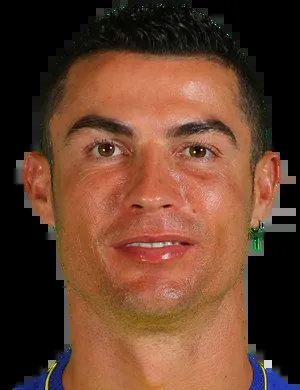
#> input picture SportsPersonClassifier/test_images/ronaldo1.jpg, 300 x 390 px
$ jupyter execute sports_person_classifier_model.ipynb   (shell and % lines are left out)
#> lines starting #> are read from the running program, lines starting #| are printed output that depends on the picture; after the words box and inside, x2 and y2 are one past the last pixel; in counts of white or black regions, pixels touching at a corner belong together
[cell 1]
import numpy as np
import cv2 # pip install opencv-python -  for detecting face features
from matplotlib import pyplot as plt

[cell 2]
img = cv2.imread('./test_images/ronaldo1.jpg')
#> img is the input picture: shape (390, 300, 3); mean B, G, R 45.3, 64.4, 101.7
img.shape
#> Out = (390, 300, 3)

[cell 3]
plt.imshow(img)

[cell 4]
gray = cv2.cvtColor(img, cv2.COLOR_BGR2GRAY)
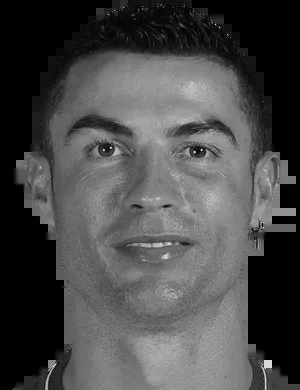
#> gray: shape (390, 300); min 0, max 248, mean 73.3
gray.shape
#> Out = (390, 300)

[cell 5]
gray

[cell 6]
plt.imshow(gray, cmap = 'gray')

[cell 7]
face_cascade = cv2.CascadeClassifier('C:/Users/Public/lmaaya/Projects/SportsPersonClassifier/model/opencv/haarcascades/haarcascade_frontalface_default.xml')
eye_cascade = cv2.CascadeClassifier('C:/Users/Public/lmaaya/Projects/SportsPersonClassifier/model/opencv/haarcascades/haarcascade_eye.xml')

faces = face_cascade.detectMultiScale(gray, 1.3, 5)
#> faces = [[26, 57, 245, 245]]
faces
#> Out = [[26, 57, 245, 245]]

[cell 8]
(x, y, w, h) = faces[0]
#> x = 26; y = 57; w = 245; h = 245
x, y, w, h
#> Out = (26, 57, 245, 245)

[cell 9]
face_img = cv2.rectangle(img, (x, y), (x+w, y+h), (255, 0, 0), 2)
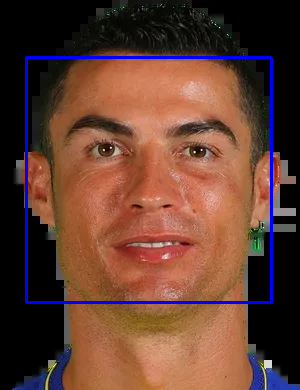
#> face_img: shape (390, 300, 3); mean B, G, R 50.9, 63.2, 99.9
plt.imshow(face_img)

[cell 10]
cv2.destroyAllWindows()
for (x, y, w, h) in faces:
    face_img = cv2.rectangle(img, (x, y), (x+w, y+h), (255, 0, 0), 2)
    roi_gray = gray[y:y+h, x:x+w]
    roi_color = face_img[y:y+h, x:x+w]
    eyes = eye_cascade.detectMultiScale(roi_gray)
    for (ex, ey, ew, eh) in eyes:
        cv2.rectangle(roi_color, (ex, ey), (ex+ew, ey+eh), (0, 255, 0), 2)
#> this loop made 1 pass
#> (x, y, w, h, eyes) on pass 1: (26, 57, 245, 245, [[53, 67, 51, 51], [147, 71, 46, 46]])
#> pass 1, `roi_gray = gray[y:y+h, x:x+w]`:
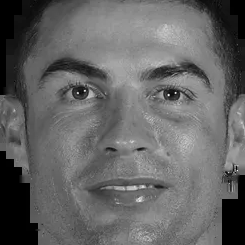
#> roi_gray: shape (245, 245); min 0, max 248, mean 100.4
#> pass 1, `roi_color = face_img[y:y+h, x:x+w]`:
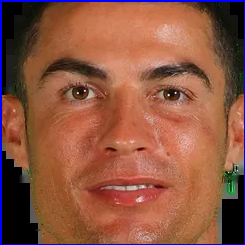
#> roi_color: shape (245, 245, 3); mean B, G, R 65.7, 85.7, 141
#> after the loop:
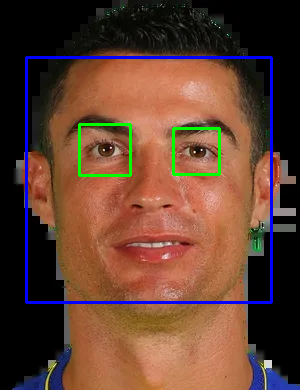
#> img: shape (390, 300, 3); 0.99% of pixels changed, all inside (x1, y1, x2, y2) = (78, 123, 221, 177)
#> after the loop:
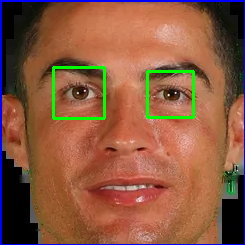
#> roi_color: shape (245, 245, 3); 1.93% of pixels changed, all inside (x1, y1, x2, y2) = (52, 66, 195, 120)

plt.figure()
plt.imshow(face_img, cmap='gray')
plt.show()

[cell 11]
plt.imshow(roi_color, cmap='gray')

# Function to return cropped images

[cell 12]
def get_cropped_image_if_2_eyes(image_path):
#> called with image_path = './test_images/ronaldo1.jpg'
    img = cv2.imread(image_path)
    if img is not None:
        gray = cv2.cvtColor(img, cv2.COLOR_BGR2GRAY)
        faces = face_cascade.detectMultiScale(gray, 1.3, 5)
#> faces = [[26, 57, 245, 245]]
        for (x, y, w, h) in faces:
            roi_gray = gray[y:y+h, x:x+w]
            roi_color = face_img[y:y+h, x:x+w]
            eyes = eye_cascade.detectMultiScale(roi_gray)
            if len(eyes) >= 2:
                return roi_color

[cell 13]
cropped_image = get_cropped_image_if_2_eyes('./test_images/ronaldo1.jpg')
plt.imshow(cropped_image)

[cell 14]
orig_image2 = cv2.imread('./test_images/ronaldo2.jpg')
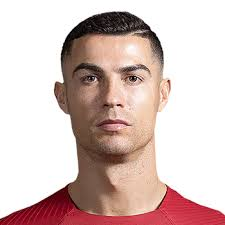
#> input picture SportsPersonClassifier/test_images/ronaldo2.jpg, 225 x 225 px
#> orig_image2 is the input picture: shape (225, 225, 3); mean B, G, R 188.3, 192.7, 214.7
plt.imshow(orig_image2)

[cell 15]
cropped_image2 = get_cropped_image_if_2_eyes('./test_images/ronaldo2.jpg')
#> call 2 of get_cropped_image_if_2_eyes, with image_path = './test_images/ronaldo2.jpg'
#> in get_cropped_image_if_2_eyes (call 2), `gray = cv2.cvtColor(img, cv2.COLOR_BGR2GRAY)`:
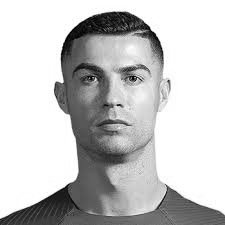
#> gray: shape (225, 225); min 0, max 255, mean 198.8
#> in get_cropped_image_if_2_eyes (call 2), `faces = face_cascade.detectMultiScale(gray, 1.3, 5)`: faces = [[61, 38, 103, 103]]
#> the loop in get_cropped_image_if_2_eyes, `for (x, y, w, h) in faces:` made 1 pass
#> (x, y, w, h, eyes) on pass 1: (61, 38, 103, 103, [[58, 29, 25, 25], [15, 27, 27, 27], [45, 14, 46, 46]])
#> pass 1, in get_cropped_image_if_2_eyes (call 2), `roi_gray = gray[y:y+h, x:x+w]`:
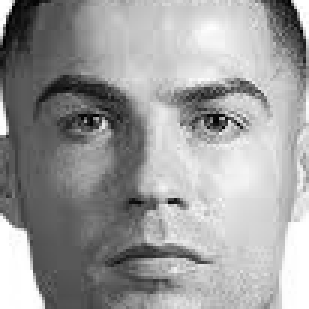
#> roi_gray: shape (103, 103) (shown 3 times larger); min 0, max 255, mean 156.6
#> pass 1, in get_cropped_image_if_2_eyes (call 2), `roi_color = face_img[y:y+h, x:x+w]`:
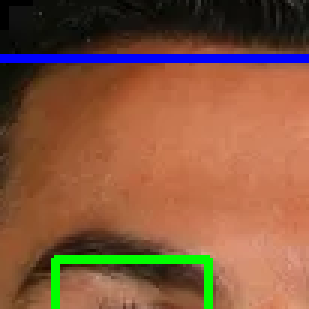
#> roi_color: shape (103, 103, 3) (shown 3 times larger); mean B, G, R 62.2, 87.4, 133.3
plt.imshow(cropped_image2)

[cell 16]
path_to_data = 'C:/Users/Public/lmaaya/data/SportsPersonClassifier/'
path_to_cr_data = 'C:/Users/Public/lmaaya/data/SportsPersonClassifier/cropped/'

[cell 17]
import os
img_dirs = []
for entry in os.scandir(path_to_data):
    if entry.is_dir():
        img_dirs.append(entry.path)

[cell 18]
img_dirs

[cell 19]
import shutil
if os.path.exists(path_to_cr_data):
    shutil.rmtree(path_to_cr_data)
os.mkdir(path_to_cr_data)

[cell 20]
cropped_image_dirs = []
celebrity_file_names_dict = {}

for img_dir in img_dirs:
    celebrity_name = img_dir.split('/')[-1]
    print(celebrity_name)

    for entry in os.scandir(img_dir):
        roi_color = get_cropped_image_if_2_eyes(entry.path)
